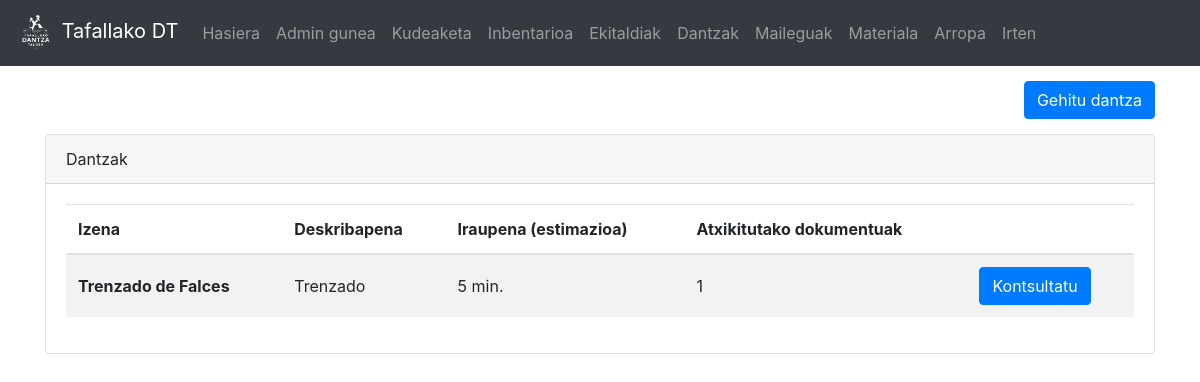
Page /dantzak (signed in) on the earlier database version.
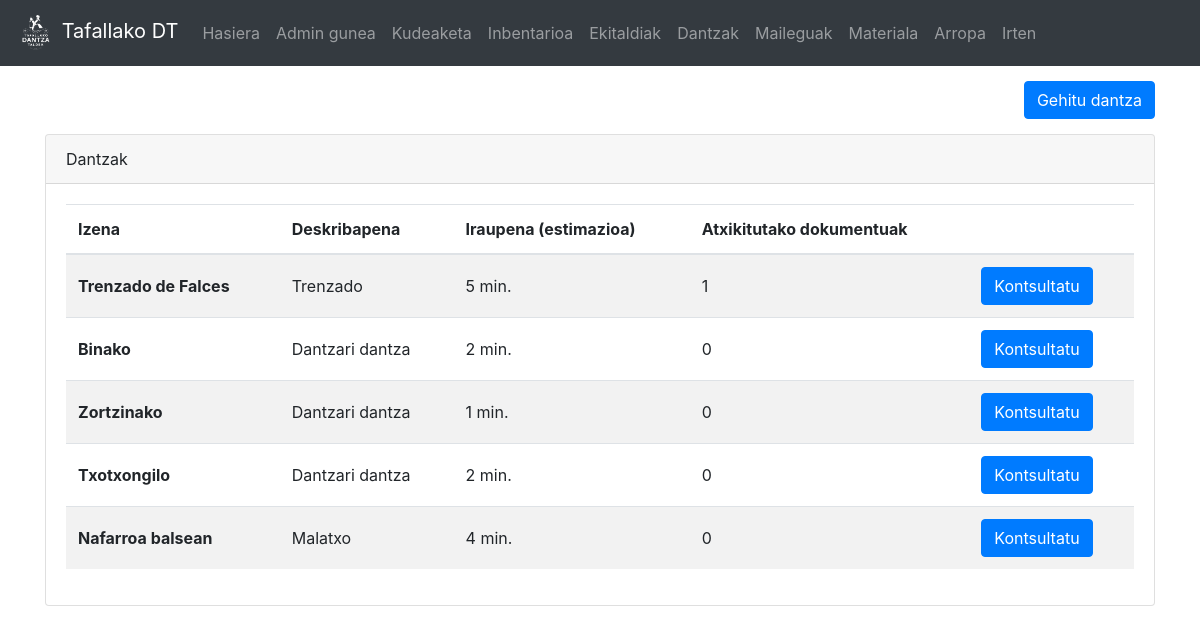
Same page on the later database version.
### dantza/models.py (models this page shows, shortened)
class Dantza(models.Model):
	izena = models.CharField(max_length=100)
	deskr = models.CharField(max_length=200, blank=True)
	iraupena = models.IntegerField()
	def dokumentazioa(self):
		return DantzaDock.objects.filter(dantza=self)
	def dokumentu_kopurua(self):
		return len(self.dokumentazioa())

### dantza/views.py (the view, shortened to what this page needs)
# urls.py: path('dantzak',views.dantzak, name = 'dantzak'),
@login_required(login_url='/login')
def dantzak(request):
	d_list = Dantza.objects.all()
	if 'success' in request.GET:
		return render(request,'dantza/dantzak.html',{'dantzak':d_list, 'success':'Dantza zuzen sortu da.'})
	return render(request,'dantza/dantzak.html',{'dantzak':d_list})

### dantza/templatetags/auth_extras.py (called while the page is built)
@register.filter(name='has_group')
def has_group(user, group_name):
    return user.groups.filter(name=group_name).exists()

### templates/dantza/dantzak.html (shortened to what this page needs)
{% extends "dantza/base.html" %}
{% block edukia %}
{% load auth_extras %}
<div class="container">
	{% if request.user.is_superuser %}
	<div class="clearfix">
		<button type="button" style="margin-top: 15px;" class="btn btn-primary float-right" data-toggle="modal" data-target="#gehituDantza">
		  Gehitu dantza
		</button>
	</div>
	{% endif %}
	<div class="card" style="margin-top:15px">
		<div class="card-header">Dantzak</div>
		<div class="card-body">
			{% if dantzak %}
				<div class="table-responsive">
					<table class="table table-hover table-striped">
						<thead>
							<tr>
							  <th scope="col">Izena</th>
							  <th scope="col">Deskribapena</th>
							  <th scope="col">Iraupena (estimazioa)</th>
							  <th scope="col">Atxikitutako dokumentuak</th>
								<th></th>
							</tr>
						</thead>
						<tbody>
						{% for d in dantzak %}
							  <tr>
								  <th scope="row" style="vertical-align:middle;">{{ d.izena }}</th>
								  <td style="vertical-align:middle;">{{ d.deskr }}</td>
								  <td style="vertical-align:middle;">{{ d.iraupena }} min.</td>
								  <td style="vertical-align:middle;">{{ d.dokumentu_kopurua }}</td>
								  <td style="vertical-align:middle;">
									  <a class="btn btn-primary" href="/dantzak/{{ d.id }}/">Kontsultatu</a>
								  </td>
							  </tr>
						{% endfor %}
						</tbody>
					</table>
				</div>
			{% else %}
				Ez dago dantzarik.
			{% endif %}
		</div>
	</div>
</div>
{% endblock edukia %}

### templates/dantza/base.html (shortened to what this page needs)
<!doctype html>
<html lang="en">
  <head>
    <link rel="stylesheet" href="https://stackpath.bootstrapcdn.com/bootstrap/4.3.1/css/bootstrap.min.css">
  </head>
  <body>
		<nav class="navbar navbar-expand-lg navbar-dark bg-dark">
		  <a class="navbar-brand" href="/">
			  {% load static %}
			  <img src="{% static "logo.png" %}" width="40" height="40" alt="[logo]">
			  Tafallako DT</a>
		  <div class="collapse navbar-collapse" id="navbarNavAltMarkup">
			<div class="navbar-nav">
			  <a class="nav-item nav-link" href="/">Hasiera <span class="sr-only">(current)</span></a>
				{% if request.user.is_authenticated %}
					{% if request.user.is_superuser %}
						<a class="nav-item nav-link" href="/admin" target="_blank">Admin gunea</a>
						<a class="nav-item nav-link" href="/dashboard">Kudeaketa</a>
					{% else %}
						{% load auth_extras %}
					{% endif %}
					<a class="nav-item nav-link" href="/inbentarioa">Inbentarioa</a>
					<a class="nav-item nav-link" href="/ekitaldiak">Ekitaldiak</a>
					<a class="nav-item nav-link" href="/dantzak">Dantzak</a>
					{% if request.user.is_superuser or request.user|has_group:"material_arduradunak" or request.user|has_group:"arropa_arduradunak" %}
						<a class="nav-item nav-link" href="/maileguak">Maileguak</a>
					{% endif %}
					{% if request.user|has_group:"material_arduradunak" %}
						<a class="nav-item nav-link" href="/materiala">Materiala</a>
					{% endif %}
					{% if request.user|has_group:"arropa_arduradunak" %}
						<a class="nav-item nav-link" href="/arropa">Arropa</a>
					{% endif %}
					<a class="nav-item nav-link" href="/logout">Irten</a>
				{% else %}
			  		<a class="nav-item nav-link" href="/signup">Erregistratu</a>
			  		<a class="nav-item nav-link" href="/login">Login egin</a>
				{% endif %}
			</div>
		  </div>
		</nav>
	  <div class="container-fluid">
    {% block edukia%}
	{% endblock edukia %}
	  </div>
  </body>
</html>

Differences in the rows shown:
added Dantza: izena "Binako", deskr "Dantzari dantza", iraupena "2", dokumentu_kopurua "0"
added Dantza: izena "Zortzinako", deskr "Dantzari dantza", iraupena "1", dokumentu_kopurua "0"
added Dantza: izena "Txotxongilo", deskr "Dantzari dantza", iraupena "2", dokumentu_kopurua "0"
added Dantza: izena "Nafarroa balsean", deskr "Malatxo", iraupena "4", dokumentu_kopurua "0"
